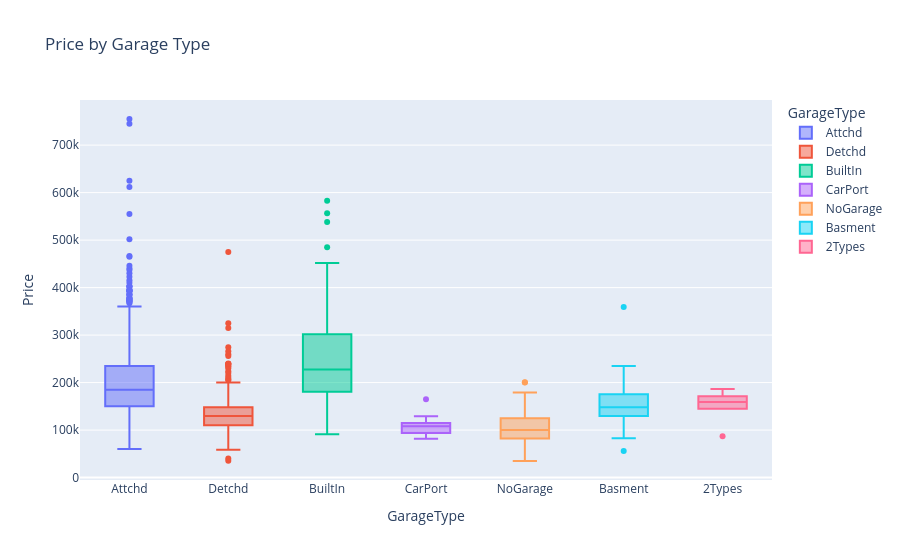

Notebook code cell kept with this figure:
### Markdown cell above
The scatter plot shows the relationship between living area and price, colored by overall quality. There is a clear positive trend - larger houses cost more. Quality adds another layer: yellow and orange dots (high quality, 8-10) cluster in the upper part of the chart, while purple dots (low quality, 1-4) stay near the bottom regardless of size. This means that two houses with the same living area can have very different prices depending on build quality - size alone does not determine value

### Code cell
fig = px.box(df, x='GarageType', y='Price',
             title='Price by Garage Type',
             color='GarageType')
fig.show()

### Figure 1 — Plotly figure (JSON) as saved in the notebook; plotly's stock layout.template omitted (floating-point values rounded to 4 significant figures; data arrays with more than 128 entries replaced by an {"elided": "..."} marker saying what was removed)
{"data": [{"alignmentgroup": "True", "hovertemplate": "GarageType=%{x}<br>Price=%{y}<extra></extra>", "legendgroup": "Attchd", "marker": {"color": "#636efa"}, "name": "Attchd", "notched": false, "offsetgroup": "Attchd", "orientation": "v", "showlegend": true, "x": {"elided": "870 str values"}, "x0": " ", "xaxis": "x", "y": {"elided": "870 int values"}, "y0": " ", "yaxis": "y", "type": "box"}, {"alignmentgroup": "True", "hovertemplate": "GarageType=%{x}<br>Price=%{y}<extra></extra>", "legendgroup": "Detchd", "marker": {"color": "#EF553B"}, "name": "Detchd", "notched": false, "offsetgroup": "Detchd", "orientation": "v", "showlegend": true, "x": {"elided": "387 str values"}, "x0": " ", "xaxis": "x", "y": {"elided": "387 int values"}, "y0": " ", "yaxis": "y", "type": "box"}, {"alignmentgroup": "True", "hovertemplate": "GarageType=%{x}<br>Price=%{y}<extra></extra>", "legendgroup": "BuiltIn", "marker": {"color": "#00cc96"}, "name": "BuiltIn", "notched": false, "offsetgroup": "BuiltIn", "orientation": "v", "showlegend": true, "x": ["BuiltIn", "BuiltIn", "BuiltIn", "BuiltIn", "BuiltIn", "BuiltIn", "BuiltIn", "BuiltIn", "BuiltIn", "BuiltIn", "BuiltIn", "BuiltIn", "BuiltIn", "BuiltIn", "BuiltIn", "BuiltIn", "BuiltIn", "BuiltIn", "BuiltIn", "BuiltIn", "BuiltIn", "BuiltIn", "BuiltIn", "BuiltIn", "BuiltIn", "BuiltIn", "BuiltIn", "BuiltIn", "BuiltIn", "BuiltIn", "BuiltIn", "BuiltIn", "BuiltIn", "BuiltIn", "BuiltIn", "BuiltIn", "BuiltIn", "BuiltIn", "BuiltIn", "BuiltIn", "BuiltIn", "BuiltIn", "BuiltIn", "BuiltIn", "BuiltIn", "BuiltIn", "BuiltIn", "BuiltIn", "BuiltIn", "BuiltIn", "BuiltIn", "BuiltIn", "BuiltIn", "BuiltIn", "BuiltIn", "BuiltIn", "BuiltIn", "BuiltIn", "BuiltIn", "BuiltIn", "BuiltIn", "BuiltIn", "BuiltIn", "BuiltIn", "BuiltIn", "BuiltIn", "BuiltIn", "BuiltIn", "BuiltIn", "BuiltIn", "BuiltIn", "BuiltIn", "BuiltIn", "BuiltIn", "BuiltIn", "BuiltIn", "BuiltIn", "BuiltIn", "BuiltIn", "BuiltIn", "BuiltIn", "BuiltIn", "BuiltIn", "BuiltIn", "BuiltIn", "BuiltIn", "BuiltIn", "BuiltIn"], "x0": " ", "xaxis": "x", "y": [345000, 325300, 309000, 438780, 317000, 91000, 168500, 174000, 185000, 180000, 383970, 244000, 222500, 269500, 412500, 200000, 216500, 230000, 276000, 267000, 354000, 242000, 154000, 130000, 198500, 219500, 426000, 215000, 258000, 168000, 263435, 380000, 115000, 184750, 248000, 263000, 284000, 325000, 316600, 170000, 139000, 451950, 275000, 261500, 93000, 361919, 299800, 236000, 538000, 233000, 485000, 582933, 225000, 303477, 178000, 285000, 222000, 214000, 214900, 173000, 287000, 556581, 248000, 159500, 274725, 184100, 140000, 215000, 424870, 219210, 214000, 190000, 175500, 195000, 178000, 165400, 181000, 381000, 281000, 333168, 200000, 189000, 156932, 165500, 167500, 281213, 120000, 192140], "y0": " ", "yaxis": "y", "type": "box"}, {"alignmentgroup": "True", "hovertemplate": "GarageType=%{x}<br>Price=%{y}<extra></extra>", "legendgroup": "CarPort", "marker": {"color": "#ab63fa"}, "name": "CarPort", "notched": false, "offsetgroup": "CarPort", "orientation": "v", "showlegend": true, "x": ["CarPort", "CarPort", "CarPort", "CarPort", "CarPort", "CarPort", "CarPort", "CarPort", "CarPort"], "x0": " ", "xaxis": "x", "y": [90000, 110000, 82000, 164900, 108000, 129000, 108959, 95000, 101800], "y0": " ", "yaxis": "y", "type": "box"}, {"alignmentgroup": "True", "hovertemplate": "GarageType=%{x}<br>Price=%{y}<extra></extra>", "legendgroup": "NoGarage", "marker": {"color": "#FFA15A"}, "name": "NoGarage", "notched": false, "offsetgroup": "NoGarage", "orientation": "v", "showlegend": true, "x": ["NoGarage", "NoGarage", "NoGarage", "NoGarage", "NoGarage", "NoGarage", "NoGarage", "NoGarage", "NoGarage", "NoGarage", "NoGarage", "NoGarage", "NoGarage", "NoGarage", "NoGarage", "NoGarage", "NoGarage", "NoGarage", "NoGarage", "NoGarage", "NoGarage", "NoGarage", "NoGarage", "NoGarage", "NoGarage", "NoGarage", "NoGarage", "NoGarage", "NoGarage", "NoGarage", "NoGarage", "NoGarage", "NoGarage", "NoGarage", "NoGarage", "NoGarage", "NoGarage", "NoGarage", "NoGarage", "NoGarage", "NoGarage", "NoGarage", "NoGarage", "NoGarage", "NoGarage", "NoGarage", "NoGarage", "NoGarage", "NoGarage", "NoGarage", "NoGarage", "NoGarage", "NoGarage", "NoGarage", "NoGarage", "NoGarage", "NoGarage", "NoGarage", "NoGarage", "NoGarage", "NoGarage", "NoGarage", "NoGarage", "NoGarage", "NoGarage", "NoGarage", "NoGarage", "NoGarage", "NoGarage", "NoGarage", "NoGarage", "NoGarage", "NoGarage", "NoGarage", "NoGarage", "NoGarage", "NoGarage", "NoGarage", "NoGarage", "NoGarage", "NoGarage"], "x0": " ", "xaxis": "x", "y": [82000, 113000, 136500, 85000, 123600, 128950, 115000, 84500, 87000, 115000, 141000, 79000, 103200, 127500, 104000, 98000, 110500, 76500, 88000, 135900, 89500, 61000, 81000, 100000, 79900, 81000, 118000, 124000, 34900, 106250, 86000, 39300, 107500, 108000, 118500, 147000, 75500, 67000, 200000, 60000, 85000, 84500, 55000, 52000, 179000, 96500, 128000, 109500, 141000, 145900, 150000, 127500, 116500, 37900, 135000, 85500, 102000, 100000, 160000, 97000, 127000, 118000, 93500, 94000, 80000, 200500, 93000, 80500, 91500, 130000, 99900, 139000, 82500, 55000, 79000, 52500, 122000, 112000, 92000, 136000, 84500], "y0": " ", "yaxis": "y", "type": "box"}, {"alignmentgroup": "True", "hovertemplate": "GarageType=%{x}<br>Price=%{y}<extra></extra>", "legendgroup": "Basment", "marker": {"color": "#19d3f3"}, "name": "Basment", "notched": false, "offsetgroup": "Basment", "orientation": "v", "showlegend": true, "x": ["Basment", "Basment", "Basment", "Basment", "Basment", "Basment", "Basment", "Basment", "Basment", "Basment", "Basment", "Basment", "Basment", "Basment", "Basment", "Basment", "Basment", "Basment", "Basment"], "x0": " ", "xaxis": "x", "y": [83000, 217000, 165000, 148000, 359100, 153000, 55993, 171000, 137500, 197000, 119750, 144500, 112000, 235000, 164000, 127000, 177000, 140000, 145000], "y0": " ", "yaxis": "y", "type": "box"}, {"alignmentgroup": "True", "hovertemplate": "GarageType=%{x}<br>Price=%{y}<extra></extra>", "legendgroup": "2Types", "marker": {"color": "#FF6692"}, "name": "2Types", "notched": false, "offsetgroup": "2Types", "orientation": "v", "showlegend": true, "x": ["2Types", "2Types", "2Types", "2Types", "2Types", "2Types"], "x0": " ", "xaxis": "x", "y": [150000, 171000, 87000, 145000, 186700, 168000], "y0": " ", "yaxis": "y", "type": "box"}], "layout": {"xaxis": {"anchor": "y", "domain": [0.0, 1.0], "title": {"text": "GarageType"}, "categoryorder": "array", "categoryarray": ["Attchd", "Detchd", "BuiltIn", "CarPort", "NoGarage", "Basment", "2Types"]}, "yaxis": {"anchor": "x", "domain": [0.0, 1.0], "title": {"text": "Price"}}, "legend": {"title": {"text": "GarageType"}, "tracegroupgap": 0}, "title": {"text": "Price by Garage Type"}, "boxmode": "overlay"}}
